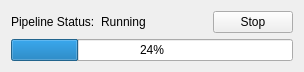
<?xml version="1.0" encoding="UTF-8"?>
<ui version="4.0">
 <class>Form</class>
 <widget class="QWidget" name="Form">
  <property name="geometry">
   <rect>
    <x>0</x>
    <y>0</y>
    <width>304</width>
    <height>70</height>
   </rect>
  </property>
  <property name="windowTitle">
   <string>Runtime Manager</string>
  </property>
  <layout class="QVBoxLayout" name="verticalLayout_2">
   <item>
    <layout class="QHBoxLayout" name="horizontalLayout_2">
     <item>
      <widget class="QLabel" name="label_2">
       <property name="text">
        <string>Pipeline Status:</string>
       </property>
      </widget>
     </item>
     <item>
      <widget class="QLabel" name="lbStatus">
       <property name="text">
        <string>Running</string>
       </property>
      </widget>
     </item>
     <item>
      <spacer name="horizontalSpacer">
       <property name="orientation">
        <enum>Qt::Horizontal</enum>
       </property>
       <property name="sizeHint" stdset="0">
        <size>
         <width>40</width>
         <height>20</height>
        </size>
       </property>
      </spacer>
     </item>
     <item>
      <widget class="QPushButton" name="btStop">
       <property name="text">
        <string>Stop</string>
       </property>
      </widget>
     </item>
    </layout>
   </item>
   <item>
    <widget class="QProgressBar" name="progress">
     <property name="value">
      <number>24</number>
     </property>
    </widget>
   </item>
  </layout>
 </widget>
 <resources/>
 <connections/>
</ui>
